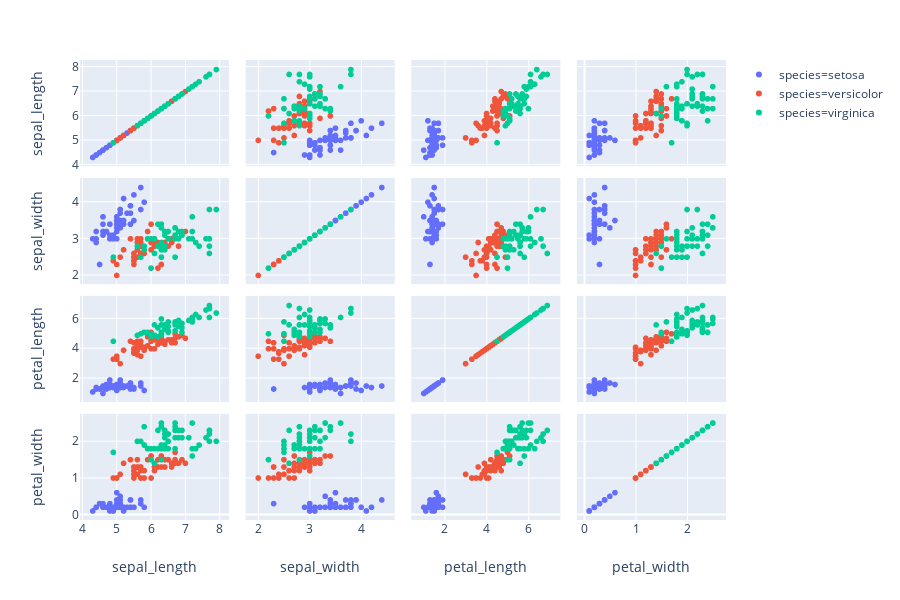

Notebook source saved alongside this figure:
### Code cell
px.scatter_matrix(iris, dimensions=["sepal_width", "sepal_length", "petal_width", "petal_length"], color="species")

### Figure 1 — Plotly figure (JSON) as saved in the notebook; plotly's stock layout.template omitted (floating-point values rounded to 4 significant figures)
{"data": [{"dimensions": [{"axis": {"matches": true}, "label": "sepal_length", "values": [5.1, 4.9, 4.7, 4.6, 5, 5.4, 4.6, 5, 4.4, 4.9, 5.4, 4.8, 4.8, 4.3, 5.8, 5.7, 5.4, 5.1, 5.7, 5.1, 5.4, 5.1, 4.6, 5.1, 4.8, 5, 5, 5.2, 5.2, 4.7, 4.8, 5.4, 5.2, 5.5, 4.9, 5, 5.5, 4.9, 4.4, 5.1, 5, 4.5, 4.4, 5, 5.1, 4.8, 5.1, 4.6, 5.3, 5]}, {"axis": {"matches": true}, "label": "sepal_width", "values": [3.5, 3, 3.2, 3.1, 3.6, 3.9, 3.4, 3.4, 2.9, 3.1, 3.7, 3.4, 3, 3, 4, 4.4, 3.9, 3.5, 3.8, 3.8, 3.4, 3.7, 3.6, 3.3, 3.4, 3, 3.4, 3.5, 3.4, 3.2, 3.1, 3.4, 4.1, 4.2, 3.1, 3.2, 3.5, 3.1, 3, 3.4, 3.5, 2.3, 3.2, 3.5, 3.8, 3, 3.8, 3.2, 3.7, 3.3]}, {"axis": {"matches": true}, "label": "petal_length", "values": [1.4, 1.4, 1.3, 1.5, 1.4, 1.7, 1.4, 1.5, 1.4, 1.5, 1.5, 1.6, 1.4, 1.1, 1.2, 1.5, 1.3, 1.4, 1.7, 1.5, 1.7, 1.5, 1, 1.7, 1.9, 1.6, 1.6, 1.5, 1.4, 1.6, 1.6, 1.5, 1.5, 1.4, 1.5, 1.2, 1.3, 1.5, 1.3, 1.5, 1.3, 1.3, 1.3, 1.6, 1.9, 1.4, 1.6, 1.4, 1.5, 1.4]}, {"axis": {"matches": true}, "label": "petal_width", "values": [0.2, 0.2, 0.2, 0.2, 0.2, 0.4, 0.3, 0.2, 0.2, 0.1, 0.2, 0.2, 0.1, 0.1, 0.2, 0.4, 0.4, 0.3, 0.3, 0.3, 0.2, 0.4, 0.2, 0.5, 0.2, 0.2, 0.4, 0.2, 0.2, 0.2, 0.2, 0.4, 0.1, 0.2, 0.1, 0.2, 0.2, 0.1, 0.2, 0.2, 0.3, 0.3, 0.2, 0.6, 0.4, 0.3, 0.2, 0.2, 0.2, 0.2]}], "hoverlabel": {"namelength": 0}, "hovertemplate": "species=setosa<br>%{xaxis.title.text}=%{x}<br>%{yaxis.title.text}=%{y}", "legendgroup": "species=setosa", "marker": {"color": "#636efa", "symbol": "circle"}, "name": "species=setosa", "showlegend": true, "type": "splom", "uid": "a52493b1-6605-41b3-9c15-1e34a4558c32"}, {"dimensions": [{"axis": {"matches": true}, "label": "sepal_length", "values": [7, 6.4, 6.9, 5.5, 6.5, 5.7, 6.3, 4.9, 6.6, 5.2, 5, 5.9, 6, 6.1, 5.6, 6.7, 5.6, 5.8, 6.2, 5.6, 5.9, 6.1, 6.3, 6.1, 6.4, 6.6, 6.8, 6.7, 6, 5.7, 5.5, 5.5, 5.8, 6, 5.4, 6, 6.7, 6.3, 5.6, 5.5, 5.5, 6.1, 5.8, 5, 5.6, 5.7, 5.7, 6.2, 5.1, 5.7]}, {"axis": {"matches": true}, "label": "sepal_width", "values": [3.2, 3.2, 3.1, 2.3, 2.8, 2.8, 3.3, 2.4, 2.9, 2.7, 2, 3, 2.2, 2.9, 2.9, 3.1, 3, 2.7, 2.2, 2.5, 3.2, 2.8, 2.5, 2.8, 2.9, 3, 2.8, 3, 2.9, 2.6, 2.4, 2.4, 2.7, 2.7, 3, 3.4, 3.1, 2.3, 3, 2.5, 2.6, 3, 2.6, 2.3, 2.7, 3, 2.9, 2.9, 2.5, 2.8]}, {"axis": {"matches": true}, "label": "petal_length", "values": [4.7, 4.5, 4.9, 4, 4.6, 4.5, 4.7, 3.3, 4.6, 3.9, 3.5, 4.2, 4, 4.7, 3.6, 4.4, 4.5, 4.1, 4.5, 3.9, 4.8, 4, 4.9, 4.7, 4.3, 4.4, 4.8, 5, 4.5, 3.5, 3.8, 3.7, 3.9, 5.1, 4.5, 4.5, 4.7, 4.4, 4.1, 4, 4.4, 4.6, 4, 3.3, 4.2, 4.2, 4.2, 4.3, 3, 4.1]}, {"axis": {"matches": true}, "label": "petal_width", "values": [1.4, 1.5, 1.5, 1.3, 1.5, 1.3, 1.6, 1, 1.3, 1.4, 1, 1.5, 1, 1.4, 1.3, 1.4, 1.5, 1, 1.5, 1.1, 1.8, 1.3, 1.5, 1.2, 1.3, 1.4, 1.4, 1.7, 1.5, 1, 1.1, 1, 1.2, 1.6, 1.5, 1.6, 1.5, 1.3, 1.3, 1.3, 1.2, 1.4, 1.2, 1, 1.3, 1.2, 1.3, 1.3, 1.1, 1.3]}], "hoverlabel": {"namelength": 0}, "hovertemplate": "species=versicolor<br>%{xaxis.title.text}=%{x}<br>%{yaxis.title.text}=%{y}", "legendgroup": "species=versicolor", "marker": {"color": "#EF553B", "symbol": "circle"}, "name": "species=versicolor", "showlegend": true, "type": "splom", "uid": "f7073e59-4427-4a85-a23e-e994e2110ffd"}, {"dimensions": [{"axis": {"matches": true}, "label": "sepal_length", "values": [6.3, 5.8, 7.1, 6.3, 6.5, 7.6, 4.9, 7.3, 6.7, 7.2, 6.5, 6.4, 6.8, 5.7, 5.8, 6.4, 6.5, 7.7, 7.7, 6, 6.9, 5.6, 7.7, 6.3, 6.7, 7.2, 6.2, 6.1, 6.4, 7.2, 7.4, 7.9, 6.4, 6.3, 6.1, 7.7, 6.3, 6.4, 6, 6.9, 6.7, 6.9, 5.8, 6.8, 6.7, 6.7, 6.3, 6.5, 6.2, 5.9]}, {"axis": {"matches": true}, "label": "sepal_width", "values": [3.3, 2.7, 3, 2.9, 3, 3, 2.5, 2.9, 2.5, 3.6, 3.2, 2.7, 3, 2.5, 2.8, 3.2, 3, 3.8, 2.6, 2.2, 3.2, 2.8, 2.8, 2.7, 3.3, 3.2, 2.8, 3, 2.8, 3, 2.8, 3.8, 2.8, 2.8, 2.6, 3, 3.4, 3.1, 3, 3.1, 3.1, 3.1, 2.7, 3.2, 3.3, 3, 2.5, 3, 3.4, 3]}, {"axis": {"matches": true}, "label": "petal_length", "values": [6, 5.1, 5.9, 5.6, 5.8, 6.6, 4.5, 6.3, 5.8, 6.1, 5.1, 5.3, 5.5, 5, 5.1, 5.3, 5.5, 6.7, 6.9, 5, 5.7, 4.9, 6.7, 4.9, 5.7, 6, 4.8, 4.9, 5.6, 5.8, 6.1, 6.4, 5.6, 5.1, 5.6, 6.1, 5.6, 5.5, 4.8, 5.4, 5.6, 5.1, 5.1, 5.9, 5.7, 5.2, 5, 5.2, 5.4, 5.1]}, {"axis": {"matches": true}, "label": "petal_width", "values": [2.5, 1.9, 2.1, 1.8, 2.2, 2.1, 1.7, 1.8, 1.8, 2.5, 2, 1.9, 2.1, 2, 2.4, 2.3, 1.8, 2.2, 2.3, 1.5, 2.3, 2, 2, 1.8, 2.1, 1.8, 1.8, 1.8, 2.1, 1.6, 1.9, 2, 2.2, 1.5, 1.4, 2.3, 2.4, 1.8, 1.8, 2.1, 2.4, 2.3, 1.9, 2.3, 2.5, 2.3, 1.9, 2, 2.3, 1.8]}], "hoverlabel": {"namelength": 0}, "hovertemplate": "species=virginica<br>%{xaxis.title.text}=%{x}<br>%{yaxis.title.text}=%{y}", "legendgroup": "species=virginica", "marker": {"color": "#00cc96", "symbol": "circle"}, "name": "species=virginica", "showlegend": true, "type": "splom", "uid": "3ae6ff95-240a-4e7e-bb5d-d017d8b6bea9"}], "layout": {"dragmode": "select", "height": 600, "legend": {"tracegroupgap": 0}, "margin": {"t": 60}}}
